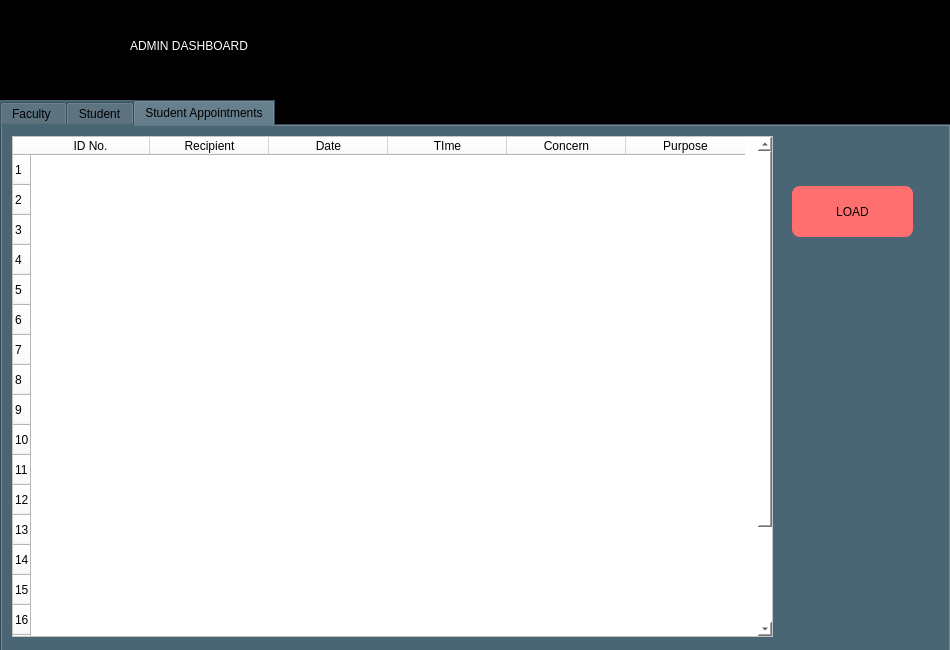
<?xml version="1.0" encoding="UTF-8"?>
<ui version="4.0">
 <class>AdminDashboard</class>
 <widget class="QMainWindow" name="AdminDashboard">
  <property name="geometry">
   <rect>
    <x>0</x>
    <y>0</y>
    <width>950</width>
    <height>650</height>
   </rect>
  </property>
  <property name="windowTitle">
   <string>Admin Dashboard</string>
  </property>
  <property name="styleSheet">
   <string notr="true">background-color: rgb(0,0,0);</string>
  </property>
  <widget class="QWidget" name="centralwidget">
   <property name="enabled">
    <bool>true</bool>
   </property>
   <widget class="QLabel" name="label">
    <property name="geometry">
     <rect>
      <x>130</x>
      <y>30</y>
      <width>321</width>
      <height>31</height>
     </rect>
    </property>
    <property name="styleSheet">
     <string notr="true">color: rgb(255, 255, 255);
font: 25pt &quot;Rockwell&quot;;</string>
    </property>
    <property name="text">
     <string>ADMIN DASHBOARD</string>
    </property>
   </widget>
   <widget class="QTabWidget" name="dock_widget">
    <property name="geometry">
     <rect>
      <x>0</x>
      <y>100</y>
      <width>951</width>
      <height>561</height>
     </rect>
    </property>
    <property name="styleSheet">
     <string notr="true">background-color: rgb(74, 101, 116);
font: 12pt &quot;Rockwell&quot;;</string>
    </property>
    <property name="tabShape">
     <enum>QTabWidget::Rounded</enum>
    </property>
    <property name="currentIndex">
     <number>2</number>
    </property>
    <widget class="QWidget" name="tab">
     <attribute name="title">
      <string>Faculty </string>
     </attribute>
     <widget class="QTableWidget" name="tableWidget">
      <property name="geometry">
       <rect>
        <x>10</x>
        <y>10</y>
        <width>761</width>
        <height>501</height>
       </rect>
      </property>
      <property name="styleSheet">
       <string notr="true">background-color: rgb(255, 255, 127);</string>
      </property>
      <property name="showGrid">
       <bool>false</bool>
      </property>
      <property name="rowCount">
       <number>15</number>
      </property>
      <attribute name="verticalHeaderDefaultSectionSize">
       <number>46</number>
      </attribute>
      <row/>
      <row/>
      <row/>
      <row/>
      <row/>
      <row/>
      <row/>
      <row/>
      <row/>
      <row/>
      <row/>
      <row/>
      <row/>
      <row/>
      <row/>
      <column>
       <property name="text">
        <string>ID No.</string>
       </property>
      </column>
      <column>
       <property name="text">
        <string>First Name</string>
       </property>
      </column>
      <column>
       <property name="text">
        <string>Last Name</string>
       </property>
      </column>
      <column>
       <property name="text">
        <string>Address</string>
       </property>
      </column>
      <column>
       <property name="text">
        <string>Age</string>
       </property>
      </column>
      <column>
       <property name="text">
        <string>Email</string>
       </property>
      </column>
      <column>
       <property name="text">
        <string>Department</string>
       </property>
      </column>
      <column>
       <property name="text">
        <string>Username</string>
       </property>
      </column>
      <column>
       <property name="text">
        <string>Password</string>
       </property>
      </column>
     </widget>
     <widget class="QPushButton" name="add_Fac">
      <property name="geometry">
       <rect>
        <x>790</x>
        <y>40</y>
        <width>121</width>
        <height>51</height>
       </rect>
      </property>
      <property name="styleSheet">
       <string notr="true">background-color: rgb(255, 255, 127);
border-radius: 8px;</string>
      </property>
      <property name="text">
       <string>ADD</string>
      </property>
      <property name="icon">
       <iconset>
        <normaloff>add.png</normaloff>add.png</iconset>
      </property>
      <property name="iconSize">
       <size>
        <width>25</width>
        <height>25</height>
       </size>
      </property>
     </widget>
     <widget class="QPushButton" name="updateFac">
      <property name="geometry">
       <rect>
        <x>790</x>
        <y>120</y>
        <width>121</width>
        <height>51</height>
       </rect>
      </property>
      <property name="styleSheet">
       <string notr="true">background-color: rgb(255, 255, 127);
border-radius: 8px;</string>
      </property>
      <property name="text">
       <string>UPDATE</string>
      </property>
      <property name="icon">
       <iconset>
        <normaloff>update-arrow.png</normaloff>update-arrow.png</iconset>
      </property>
      <property name="iconSize">
       <size>
        <width>25</width>
        <height>25</height>
       </size>
      </property>
     </widget>
     <widget class="QPushButton" name="del_Fac">
      <property name="geometry">
       <rect>
        <x>790</x>
        <y>200</y>
        <width>121</width>
        <height>51</height>
       </rect>
      </property>
      <property name="styleSheet">
       <string notr="true">background-color: rgb(255, 255, 127);
border-radius: 8px;</string>
      </property>
      <property name="text">
       <string>DELETE</string>
      </property>
      <property name="icon">
       <iconset>
        <normaloff>delete.png</normaloff>delete.png</iconset>
      </property>
      <property name="iconSize">
       <size>
        <width>25</width>
        <height>25</height>
       </size>
      </property>
     </widget>
     <widget class="QPushButton" name="loadFac">
      <property name="geometry">
       <rect>
        <x>790</x>
        <y>270</y>
        <width>121</width>
        <height>51</height>
       </rect>
      </property>
      <property name="styleSheet">
       <string notr="true">background-color: rgb(255, 255, 127);
border-radius: 8px;</string>
      </property>
      <property name="text">
       <string>LOAD</string>
      </property>
      <property name="icon">
       <iconset>
        <normaloff>load_icon.png</normaloff>load_icon.png</iconset>
      </property>
      <property name="iconSize">
       <size>
        <width>25</width>
        <height>25</height>
       </size>
      </property>
     </widget>
    </widget>
    <widget class="QWidget" name="tab_2">
     <attribute name="title">
      <string>Student</string>
     </attribute>
     <widget class="QTableWidget" name="tableWidget_3">
      <property name="geometry">
       <rect>
        <x>10</x>
        <y>10</y>
        <width>761</width>
        <height>501</height>
       </rect>
      </property>
      <property name="styleSheet">
       <string notr="true">background-color: rgb(162, 255, 255);</string>
      </property>
      <property name="showGrid">
       <bool>false</bool>
      </property>
      <property name="rowCount">
       <number>20</number>
      </property>
      <property name="columnCount">
       <number>9</number>
      </property>
      <attribute name="horizontalHeaderDefaultSectionSize">
       <number>119</number>
      </attribute>
      <row/>
      <row/>
      <row/>
      <row/>
      <row/>
      <row/>
      <row/>
      <row/>
      <row/>
      <row/>
      <row/>
      <row/>
      <row/>
      <row/>
      <row/>
      <row/>
      <row/>
      <row/>
      <row/>
      <row/>
      <column>
       <property name="text">
        <string>ID No.</string>
       </property>
      </column>
      <column>
       <property name="text">
        <string>First Name</string>
       </property>
      </column>
      <column>
       <property name="text">
        <string>Last Name</string>
       </property>
      </column>
      <column>
       <property name="text">
        <string>Phone</string>
       </property>
      </column>
      <column>
       <property name="text">
        <string>Address</string>
       </property>
      </column>
      <column>
       <property name="text">
        <string>Email</string>
       </property>
      </column>
      <column>
       <property name="text">
        <string>Course</string>
       </property>
      </column>
      <column>
       <property name="text">
        <string>Username</string>
       </property>
      </column>
      <column>
       <property name="text">
        <string>Password</string>
       </property>
      </column>
     </widget>
     <widget class="QPushButton" name="updateStud">
      <property name="geometry">
       <rect>
        <x>790</x>
        <y>120</y>
        <width>121</width>
        <height>51</height>
       </rect>
      </property>
      <property name="styleSheet">
       <string notr="true">background-color: rgb(162, 255, 255);
border-radius: 8px;</string>
      </property>
      <property name="text">
       <string>UPDATE</string>
      </property>
      <property name="icon">
       <iconset>
        <normaloff>update-arrow.png</normaloff>update-arrow.png</iconset>
      </property>
      <property name="iconSize">
       <size>
        <width>25</width>
        <height>25</height>
       </size>
      </property>
     </widget>
     <widget class="QPushButton" name="delStud">
      <property name="geometry">
       <rect>
        <x>790</x>
        <y>200</y>
        <width>121</width>
        <height>51</height>
       </rect>
      </property>
      <property name="styleSheet">
       <string notr="true">background-color: rgb(162, 255, 255);
border-radius: 8px;</string>
      </property>
      <property name="text">
       <string>DELETE</string>
      </property>
      <property name="icon">
       <iconset>
        <normaloff>delete.png</normaloff>delete.png</iconset>
      </property>
      <property name="iconSize">
       <size>
        <width>25</width>
        <height>25</height>
       </size>
      </property>
     </widget>
     <widget class="QPushButton" name="addStud">
      <property name="geometry">
       <rect>
        <x>790</x>
        <y>40</y>
        <width>121</width>
        <height>51</height>
       </rect>
      </property>
      <property name="styleSheet">
       <string notr="true">background-color: rgb(162, 255, 255);
border-radius: 8px;</string>
      </property>
      <property name="text">
       <string>ADD</string>
      </property>
      <property name="icon">
       <iconset>
        <normaloff>add.png</normaloff>add.png</iconset>
      </property>
      <property name="iconSize">
       <size>
        <width>25</width>
        <height>25</height>
       </size>
      </property>
     </widget>
     <widget class="QPushButton" name="load_stud">
      <property name="geometry">
       <rect>
        <x>790</x>
        <y>280</y>
        <width>121</width>
        <height>51</height>
       </rect>
      </property>
      <property name="styleSheet">
       <string notr="true">background-color: rgb(162, 255, 255);
border-radius: 8px;</string>
      </property>
      <property name="text">
       <string>LOAD</string>
      </property>
      <property name="icon">
       <iconset>
        <normaloff>load_icon.png</normaloff>load_icon.png</iconset>
      </property>
      <property name="iconSize">
       <size>
        <width>25</width>
        <height>25</height>
       </size>
      </property>
     </widget>
    </widget>
    <widget class="QWidget" name="tab_3">
     <attribute name="title">
      <string>Student Appointments</string>
     </attribute>
     <widget class="QTableWidget" name="tableWidget_4">
      <property name="geometry">
       <rect>
        <x>10</x>
        <y>10</y>
        <width>761</width>
        <height>501</height>
       </rect>
      </property>
      <property name="styleSheet">
       <string notr="true">background-color: rgb(255, 255, 255);</string>
      </property>
      <property name="showGrid">
       <bool>false</bool>
      </property>
      <property name="rowCount">
       <number>20</number>
      </property>
      <property name="columnCount">
       <number>6</number>
      </property>
      <attribute name="horizontalHeaderDefaultSectionSize">
       <number>119</number>
      </attribute>
      <row/>
      <row/>
      <row/>
      <row/>
      <row/>
      <row/>
      <row/>
      <row/>
      <row/>
      <row/>
      <row/>
      <row/>
      <row/>
      <row/>
      <row/>
      <row/>
      <row/>
      <row/>
      <row/>
      <row/>
      <column>
       <property name="text">
        <string>ID No.</string>
       </property>
      </column>
      <column>
       <property name="text">
        <string>Recipient</string>
       </property>
      </column>
      <column>
       <property name="text">
        <string>Date</string>
       </property>
      </column>
      <column>
       <property name="text">
        <string>TIme</string>
       </property>
      </column>
      <column>
       <property name="text">
        <string>Concern</string>
       </property>
      </column>
      <column>
       <property name="text">
        <string>Purpose</string>
       </property>
      </column>
     </widget>
     <widget class="QPushButton" name="load_stud_2">
      <property name="geometry">
       <rect>
        <x>790</x>
        <y>60</y>
        <width>121</width>
        <height>51</height>
       </rect>
      </property>
      <property name="styleSheet">
       <string notr="true">background-color: rgb(255, 111, 111);
border-radius: 8px;</string>
      </property>
      <property name="text">
       <string>LOAD</string>
      </property>
      <property name="icon">
       <iconset>
        <normaloff>load_icon.png</normaloff>load_icon.png</iconset>
      </property>
      <property name="iconSize">
       <size>
        <width>25</width>
        <height>25</height>
       </size>
      </property>
     </widget>
    </widget>
   </widget>
   <widget class="QLabel" name="label_3">
    <property name="geometry">
     <rect>
      <x>10</x>
      <y>0</y>
      <width>101</width>
      <height>91</height>
     </rect>
    </property>
    <property name="text">
     <string/>
    </property>
    <property name="pixmap">
     <pixmap>admin_photo.png</pixmap>
    </property>
    <property name="scaledContents">
     <bool>true</bool>
    </property>
   </widget>
   <widget class="QPushButton" name="logout_pushButton">
    <property name="geometry">
     <rect>
      <x>880</x>
      <y>10</y>
      <width>61</width>
      <height>61</height>
     </rect>
    </property>
    <property name="styleSheet">
     <string notr="true">border: none;
boder-radius: 25px;</string>
    </property>
    <property name="text">
     <string/>
    </property>
    <property name="icon">
     <iconset>
      <normaloff>logout_icon.png</normaloff>logout_icon.png</iconset>
    </property>
    <property name="iconSize">
     <size>
      <width>60</width>
      <height>70</height>
     </size>
    </property>
   </widget>
  </widget>
 </widget>
 <resources/>
 <connections/>
</ui>
